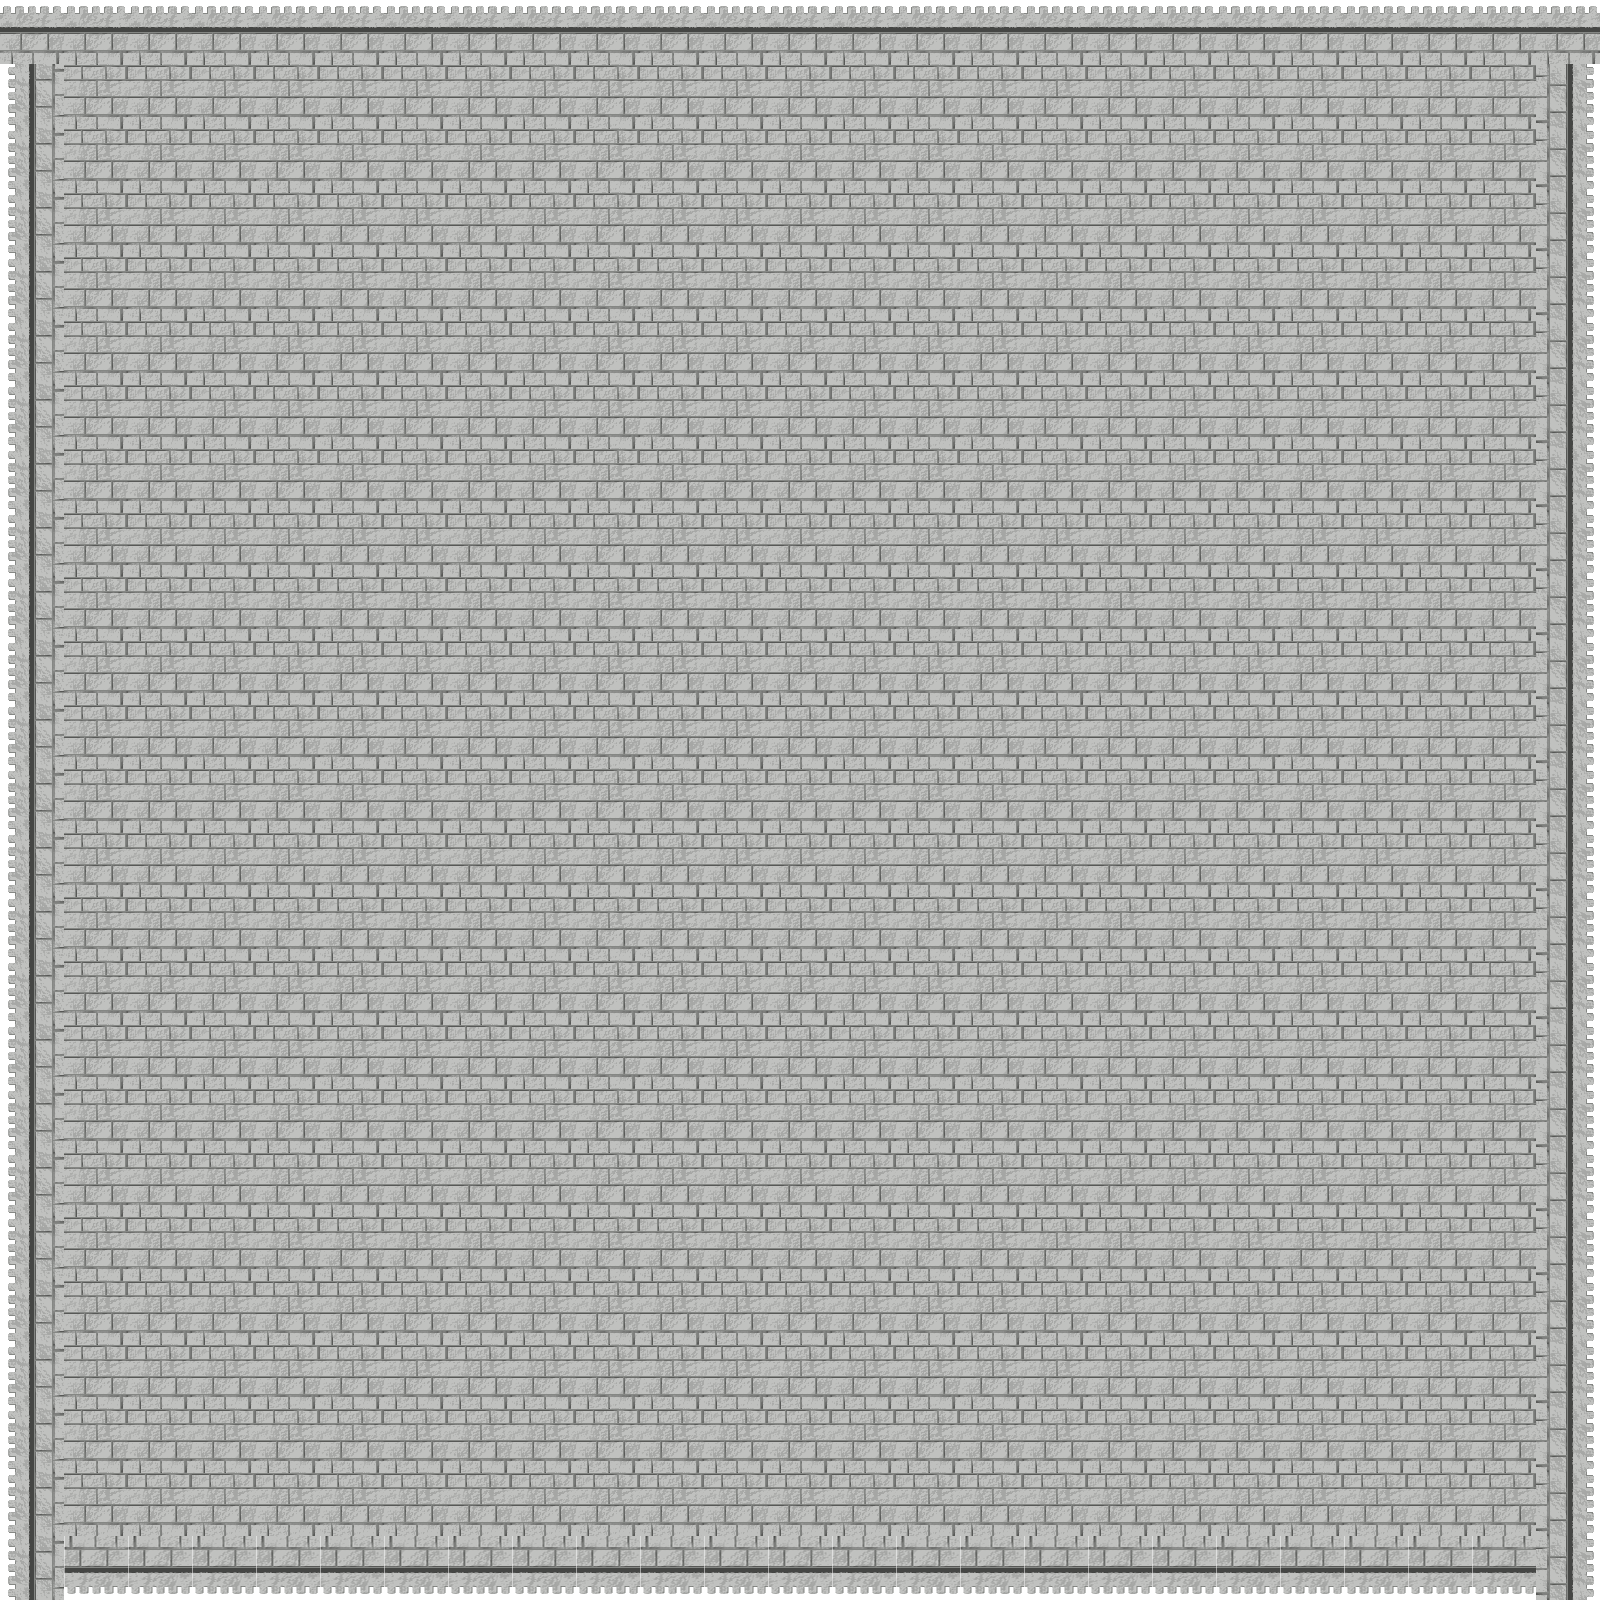

A level layout from a 2D game, rendered from its tile map. Below: a short description, then the map file with tile-grid data replaced by summaries:
An orthogonal 25x25 tile map with 64x64 px tiles, 2 tile layers (Floor Layer, Walls) and 8 objects.

<map version="1.0" orientation="orthogonal" width="25" height="25" tilewidth="64" tileheight="64">
 <tileset firstgid="1" name="tiles" tilewidth="64" tileheight="64">
  <image source="../images/tiles.png" width="640" height="640" />
  <tile id="45">
   <properties>
    <property name="Class" value="Player" />
   </properties>
  </tile>
  <tile id="46">
   <properties>
    <property name="Class" value="Spawner" />
   </properties>
  </tile>
 </tileset>
 <layer name="Floor Layer" width="25" height="25">
  <properties>
   <property name="sensor" value="true" />
  </properties>
  <data>[625 cells, 625 non-empty, 1 distinct tile ids]</data>
 </layer>
 <layer name="Walls" width="25" height="25">
  <properties>
   <property name="collision" value="true" />
   <property name="type" value="32" />
  </properties>
  <data>[625 cells, 96 non-empty, 4 distinct tile ids]</data>
 </layer>
 <objectgroup name="Object Layer 1" width="25" height="25">
  <object gid="46" x="384" y="256" />
  <object gid="47" x="192" y="192" />
  <object gid="47" x="192" y="1472" />
  <object gid="47" x="1344" y="1472" />
  <object gid="47" x="1344" y="192" />
  <object gid="47" x="1344" y="832" />
  <object gid="47" x="192" y="832" />
  <object gid="47" x="1344" y="384" />
 </objectgroup>
</map>